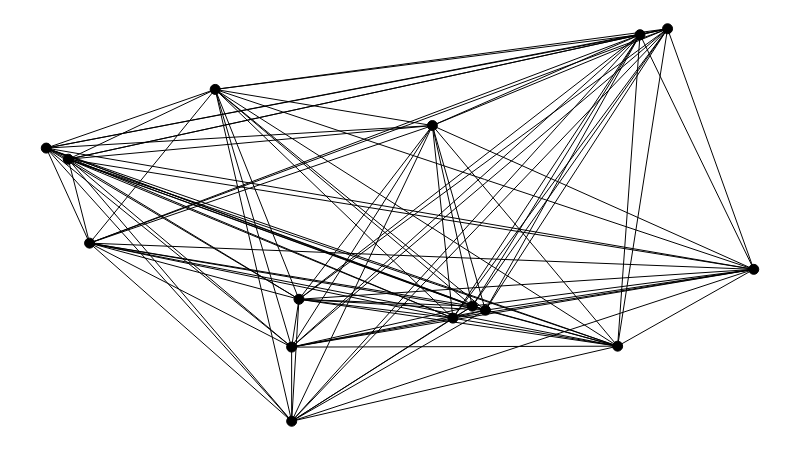

Here is the notebook cell this chart was saved with:
### Markdown cell above
Gerando um grafo completo:

### Code cell
g = sn.generate_complete_graph(15)

sn.show_graph(g)

### Figure 1 — Plotly figure (JSON) as saved in the notebook; plotly's stock layout.template omitted (floating-point values rounded to 4 significant figures; data arrays with more than 128 entries replaced by an {"elided": "..."} marker saying what was removed)
{"data": [{"hoverinfo": "none", "line": {"color": "rgb(0, 0, 0)", "width": 1}, "mode": "lines", "x": {"elided": "315 float values"}, "y": {"elided": "315 float values"}}, {"hoverinfo": "none", "marker": {"color": "rgb(0, 0, 0)", "line": {"color": "rgb(0, 0, 0)", "width": 1}, "size": 10}, "mode": "markers+text", "text": [], "textfont": {"color": "rgb(255, 255, 255)"}, "textposition": "middle center", "x": [0.7128, 0.1594, 0.3918, 0.5468, 0.8499, 0.3845, 0.3074, 0.1373, 0.5796, 0.1809, 0.3844, 0.5262, 0.5664, 0.7631, 0.7354], "y": [0.2112, 0.6425, 0.3193, 0.2759, 0.3884, 0.03795, 0.8035, 0.6681, 0.2941, 0.4489, 0.209, 0.7201, 0.3035, 0.9434, 0.9297]}], "layout": {"height": 450, "margin": {"b": 0, "l": 0, "r": 0, "t": 0}, "showlegend": false, "width": 800, "xaxis": {"showgrid": false, "showticklabels": false, "zeroline": false}, "yaxis": {"showgrid": false, "showticklabels": false, "zeroline": false}}}
